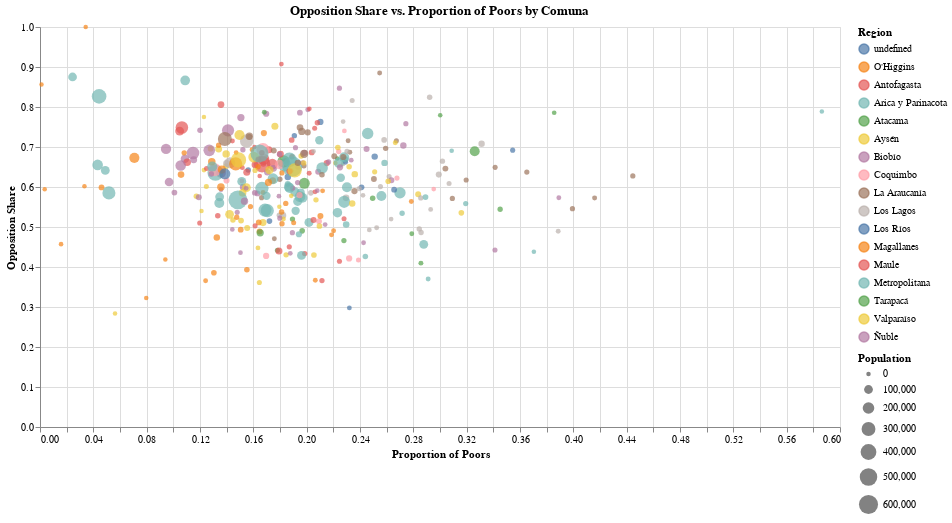

The cell this chart's notebook holds for it:
### Markdown cell above
## 3. graphs

### Code cell
import altair as alt

# Create a scatter plot with a regression line
scatter_plot = alt.Chart(merged_df).mark_point(filled=True, size=60).encode(
    x=alt.X('prop_poors', title='Proportion of Poors'),
    y=alt.Y('opp_share', title='Opposition Share'),
    color=alt.Color('region', title='Region'),
    size=alt.Size('pop', title='Population', scale=alt.Scale(range=[20, 400])),
    tooltip=['comuna', 'prop_poors', 'opp_share', 'region', 'pop']
).properties(
    title='Opposition Share vs. Proportion of Poors by Comuna',
    width=800,
    height=400
)

# Add a regression line
regression_line = scatter_plot.transform_regression(
    'prop_poors', 'opp_share'
).mark_line(color='blue')

# Combine the scatter plot and regression line
final_plot = scatter_plot + regression_line

# Display the plot
final_plot

# Combine the scatter plot and regression line
final_plot = scatter_plot + regression_line

# Display the plot
final_plot

final_plot.save('chart.json')

final_plot

### Figure 1 — Vega-Lite specification as saved in the notebook (floating-point values rounded to 4 significant figures; data arrays with more than 128 entries replaced by an {"elided": "..."} marker saying what was removed)
{"config": {"view": {"continuousWidth": 300, "continuousHeight": 300}}, "layer": [{"mark": {"type": "point", "filled": true, "size": 60}, "encoding": {"color": {"field": "region", "title": "Region", "type": "nominal"}, "size": {"field": "pop", "scale": {"range": [20, 400]}, "title": "Population", "type": "quantitative"}, "tooltip": [{"field": "comuna", "type": "nominal"}, {"field": "prop_poors", "type": "quantitative"}, {"field": "opp_share", "type": "quantitative"}, {"field": "region", "type": "nominal"}, {"field": "pop", "type": "quantitative"}], "x": {"field": "prop_poors", "title": "Proportion of Poors", "type": "quantitative"}, "y": {"field": "opp_share", "title": "Opposition Share", "type": "quantitative"}}, "title": "Opposition Share vs. Proportion of Poors by Comuna"}, {"mark": {"type": "line", "color": "blue"}, "encoding": {"color": {"field": "region", "title": "Region", "type": "nominal"}, "size": {"field": "pop", "scale": {"range": [20, 400]}, "title": "Population", "type": "quantitative"}, "tooltip": [{"field": "comuna", "type": "nominal"}, {"field": "prop_poors", "type": "quantitative"}, {"field": "opp_share", "type": "quantitative"}, {"field": "region", "type": "nominal"}, {"field": "pop", "type": "quantitative"}], "x": {"field": "prop_poors", "title": "Proportion of Poors", "type": "quantitative"}, "y": {"field": "opp_share", "title": "Opposition Share", "type": "quantitative"}}, "title": "Opposition Share vs. Proportion of Poors by Comuna", "transform": [{"on": "prop_poors", "regression": "opp_share"}]}], "data": {"name": "data-15d95b8b71fa44fe6718fe9160926580"}, "height": 400, "width": 800, "$schema": "https://vega.github.io/schema/vega-lite/v5.8.0.json", "datasets": {"data-15d95b8b71fa44fe6718fe9160926580": {"elided": "345 records"}}}
